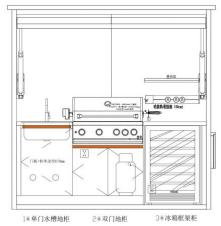
#> input picture assets/images/suoer-price-img-9.png, 221 x 226 px, found by its file name
$ python prep_configurator_images.py
#> lines starting #> are read from the running program, lines starting #| are printed output that depends on the picture
"""Extract and prepare configurator images from 索而 price data"""
from PIL import Image
import os, hashlib

img_dir = r"E:\CAB3060\02-工作\设计中\dd-deep-design\assets\images"
out_dir = os.path.join(img_dir, "products", "suoer")
os.makedirs(out_dir, exist_ok=True)

# Unique suoer-price images (non-duplicate, non-header)
unique_images = {}
for f in sorted(os.listdir(img_dir)):
    if f.startswith("suoer-price-img") and (f.endswith('.png') or f.endswith('.jpg')):
        path = os.path.join(img_dir, f)
        with open(path, 'rb') as fh:
            h = hashlib.md5(fh.read()).hexdigest()
        if h not in unique_images:
            unique_images[h] = []
        unique_images[h].append(f)

# Print unique groups
print("Unique suoer-price image groups:")
for h, files in sorted(unique_images.items()):
    files_str = ", ".join(files)
    path = os.path.join(img_dir, files[0])
    with Image.open(path) as img:
        size = img.size
    print(f"  {files_str} -> {size} ({os.path.getsize(path)} bytes)")

# For each product variant, assign the most appropriate image
# 索而 products map: 8 products (4 xt + 4 wm)
# Images 9-17 are unique product images/diagrams (image 17 at 308x88 is probably a wide diagram)

# Mapping:
# Image 9 (221x226): probably TH-XT-001-X (top-flip, 2200mm)
# Image 10 (221x215): probably TH-XT-001 (top-flip, 2900mm)
# Image 11 (221x180): probably TH-XT-002 (top-flip, 3200mm)
# Image 12 (221x173): probably TH-XT-003 (top-flip, 3500mm)
# Image 13 (221x162): probably TH-WM-001-X (rolling shutter, 2200mm)
# Image 14 (221x161): probably TH-WM-001 (rolling shutter, 2900mm)
# Image 15 (221x153): probably TH-WM-002 (rolling shutter, 3200mm)
# Image 16 (221x153): probably TH-WM-003 (rolling shutter, 3500mm)
# Image 17 (308x88): probably a wide diagram or header

mapping = {
    "xt-2200": "suoer-price-img-9.png",
    "xt-2900": "suoer-price-img-10.png",
    "xt-3200": "suoer-price-img-11.png",
    "xt-3500": "suoer-price-img-12.png",
    "wm-2200": "suoer-price-img-13.png",
    "wm-2900": "suoer-price-img-14.png",
    "wm-3200": "suoer-price-img-15.png",
    "wm-3500": "suoer-price-img-16.png",
}

print("\nGenerating configurator preview images:")
for variant, src_name in mapping.items():
    # Extract door type and width
    door, width = variant.split("-")
    door_label = "topflip" if door == "xt" else "rollshutter"
    out_name = f"suoer-{door_label}-{width}.png"

    src_path = os.path.join(img_dir, src_name)
    dst_path = os.path.join(out_dir, out_name)

    # Copy and upscale to a reasonable preview size (500px wide)
    with Image.open(src_path) as img:
        # Convert to RGB if needed
#> img is the input picture: PIL image 221x226 RGB; mean R, G, B 239.8, 239.2, 238.8
        if img.mode not in ('RGB', 'RGBA'):
            img = img.convert('RGB')
        # Upscale to 500px wide
        ratio = 500 / img.width
#> ratio = 2.26
        new_size = (500, int(img.height * ratio))
#> new_size = (500, 511)
        img_resized = img.resize(new_size, Image.LANCZOS)
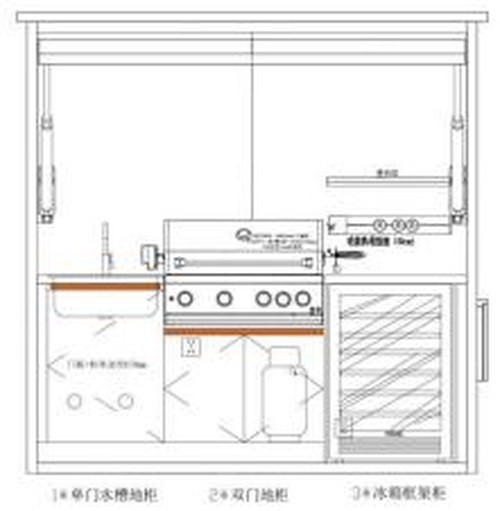
#> img_resized: PIL image 500x511 RGB; mean R, G, B 239.2, 238.7, 238.3
        img_resized.save(dst_path, 'PNG')

    print(f"  {src_name} -> {out_name} ({new_size[0]}x{new_size[1]})")
#|   suoer-price-img-9.png -> suoer-topflip-2200.png (500x511)
#> pass 2 of the loop `for variant, src_name in mapping.items():`:
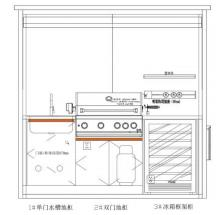
#> input picture assets/images/suoer-price-img-10.png, 221 x 215 px, found by its file name
#> img is the input picture: PIL image 221x215 RGB; mean R, G, B 241.1, 240.6, 240.2
#> `img_resized = img.resize(new_size, Image.LANCZOS)`:
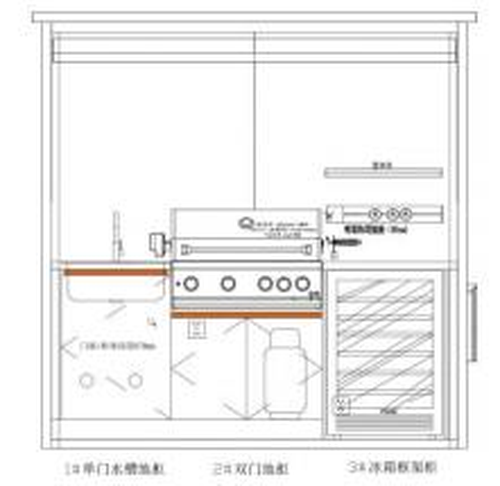
#> img_resized: PIL image 500x486 RGB; mean R, G, B 240.7, 240.2, 239.8
#|   suoer-price-img-10.png -> suoer-topflip-2900.png (500x486)
#> pass 3 of the loop `for variant, src_name in mapping.items():`:
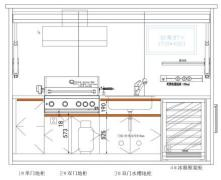
#> input picture assets/images/suoer-price-img-11.png, 221 x 180 px, found by its file name
#> img is the input picture: PIL image 221x180 RGB; mean R, G, B 239.5, 238.8, 238.1
#> `img_resized = img.resize(new_size, Image.LANCZOS)`:
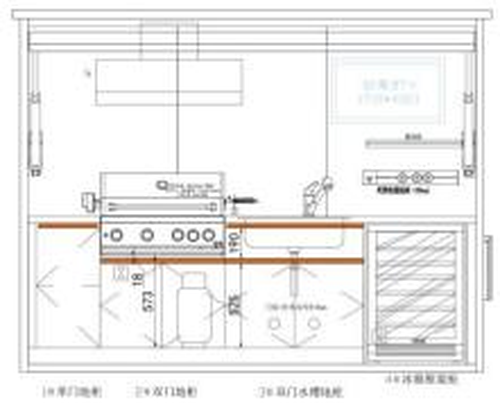
#> img_resized: PIL image 500x407 RGB; mean R, G, B 238.9, 238.2, 237.6
#|   suoer-price-img-11.png -> suoer-topflip-3200.png (500x407)
#> (the run stopped early here; a loop or call above may not have finished)
